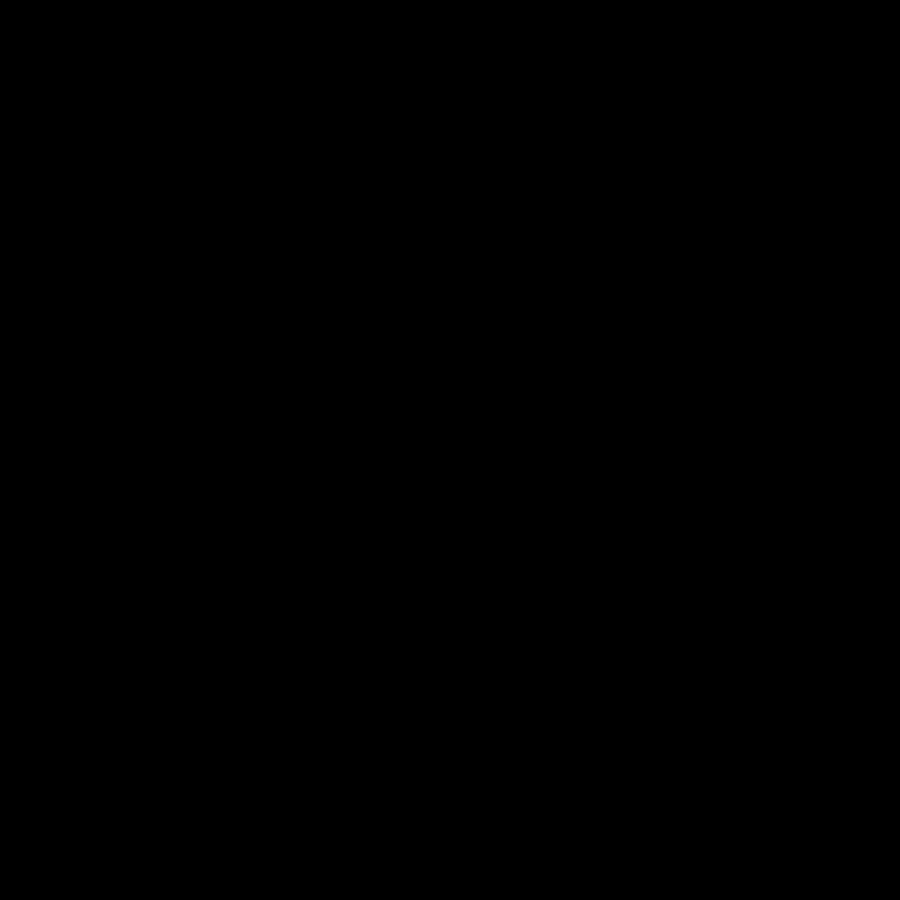
Frame 1 (no input)
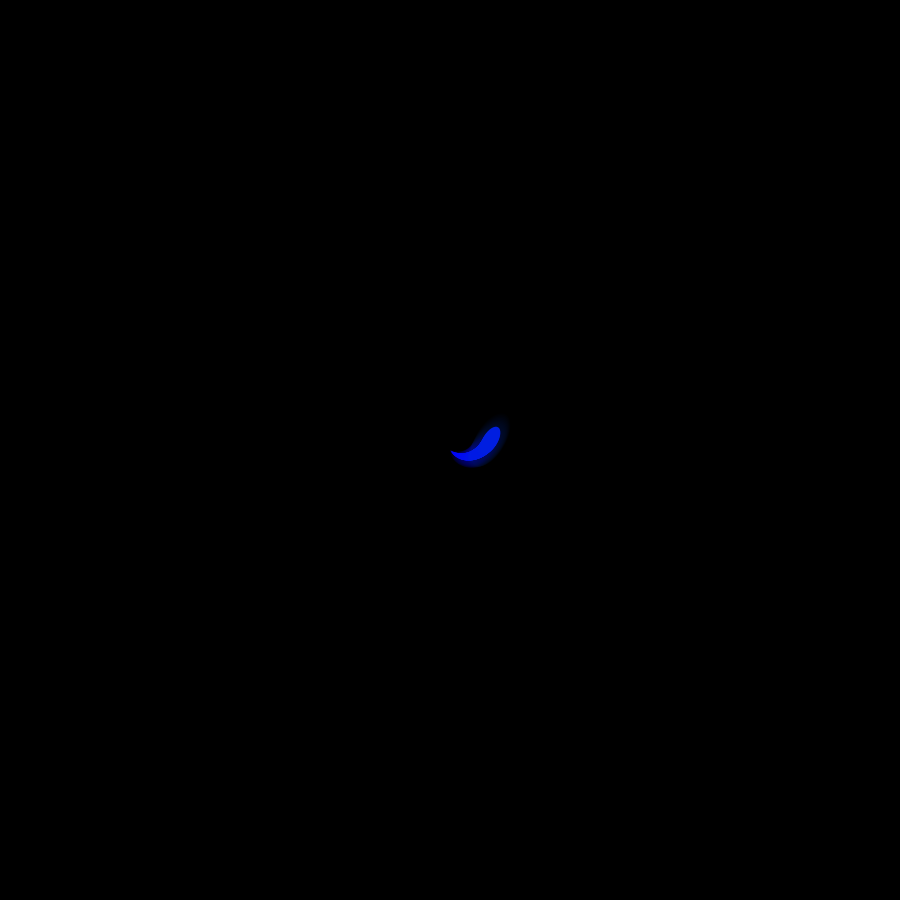
Frame 60 (the mouse pressed at the canvas centre just before this capture)
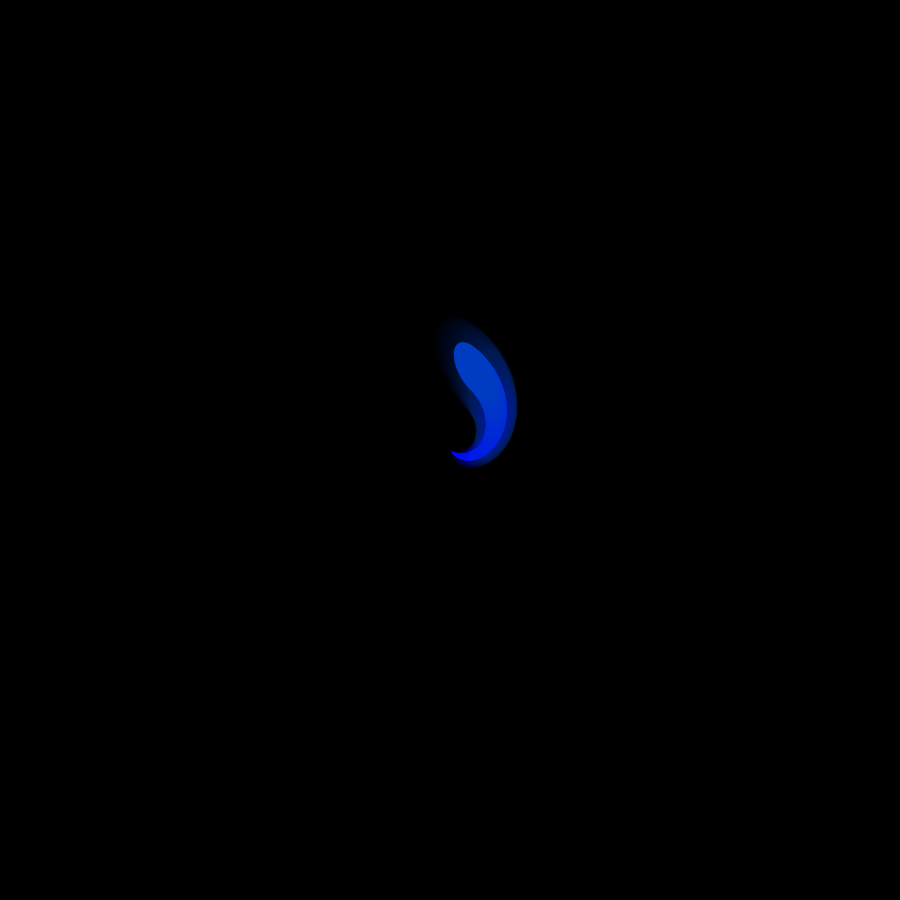
Frame 120 (the mouse held since frame 60 and released just before this capture)

The Processing sketch that drew these frames (run headless with seeded random() and noise(); from frame 60 on, the mouse is pressed at the canvas centre):

// Processing sketch: processing_48096
// ── processing_48096.pde

 float i,j;
float c;
void setup()
{
  size (900,900);
  background(0);
}


void draw()
{
 noStroke();
 //strokeWeight(2);
 
 
 smooth();
if(i<=2000){
  c=map(i,0,500,0,255);
 fill(0,2);
 
// rect(0,0,width, height);
  translate(width/2, (height/2));
 rotate(-(2*(PI)+radians(i)));
  fill(0,c,255-c);
//  stroke(255-c,0,255,100);
  //rect(i/100,i/50,5,5);
  ellipse(i/2,i/2,i/2,i/4);
  fill(0,c,255-c,5);
   ellipse(i/2,i/2,i,i/2);
 // rect(i/2,i/2,i/2,i/4);
  rotate((2*(PI)+radians(i)));
//background(255,255,255);
  
  //}
 //if(j<=540){
// fill(0,1);
 // rect(0,0,width, height);
 // translate(width/2, height/2);
 rotate(2*(PI) +radians(i));
  fill(0,255-c,c);
  //rect(i/100,i/100,i/10,1);
 // fill(255-c,c,255-c);
//  rect(0,i/2,4,50-i);
//background(255,255,255);
  i=i+1;
  //j=j+2;
  }
println(i);
println(j);
}
         
                                
